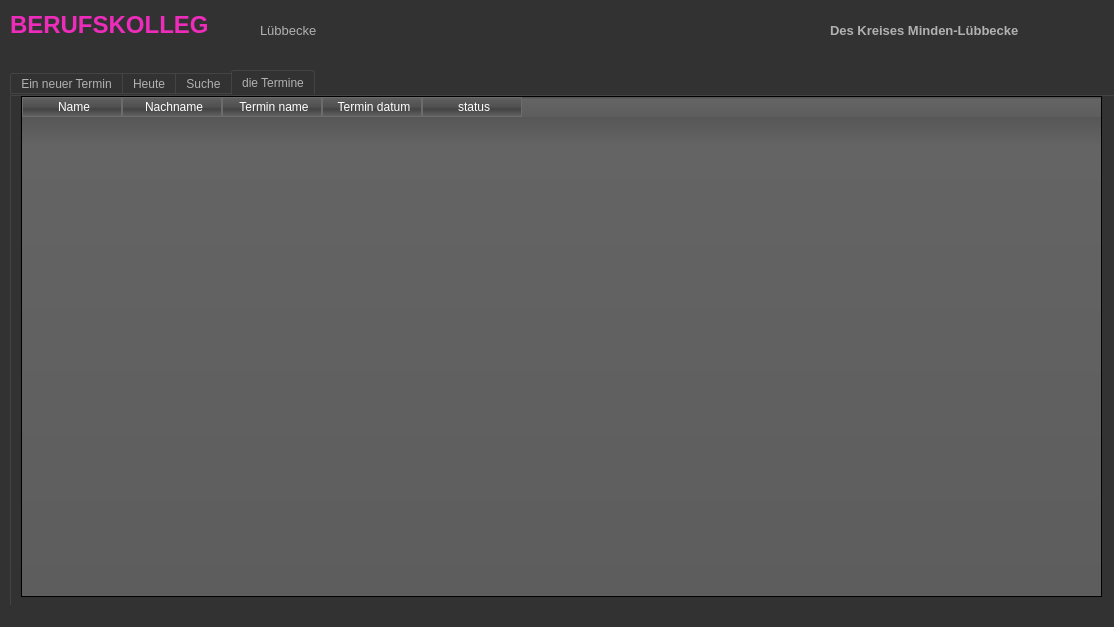
<?xml version="1.0" encoding="UTF-8"?>
<ui version="4.0">
 <class>MainWindow</class>
 <widget class="QMainWindow" name="MainWindow">
  <property name="geometry">
   <rect>
    <x>0</x>
    <y>0</y>
    <width>1114</width>
    <height>627</height>
   </rect>
  </property>
  <property name="minimumSize">
   <size>
    <width>1114</width>
    <height>627</height>
   </size>
  </property>
  <property name="maximumSize">
   <size>
    <width>1114</width>
    <height>627</height>
   </size>
  </property>
  <property name="windowTitle">
   <string>MainWindow</string>
  </property>
  <property name="styleSheet">
   <string notr="true">QToolTip
{
     border: 1px solid black;
     background-color: #ffa02f;
     padding: 1px;
     border-radius: 3px;
     opacity: 100;
}

QWidget
{
    color: #b1b1b1;
    background-color: #323232;
}

QWidget:item:hover
{
    background-color: QLinearGradient( x1: 0, y1: 0, x2: 0, y2: 1, stop: 0 #ffa02f, stop: 1 #ca0619);
    color: #000000;
}

QWidget:item:selected
{
    background-color: QLinearGradient( x1: 0, y1: 0, x2: 0, y2: 1, stop: 0 #ffa02f, stop: 1 #d7801a);
}

QMenuBar::item
{
    background: transparent;
}

QMenuBar::item:selected
{
    background: transparent;
    border: 1px solid #ffaa00;
}

QMenuBar::item:pressed
{
    background: #444;
    border: 1px solid #000;
    background-color: QLinearGradient(
        x1:0, y1:0,
        x2:0, y2:1,
        stop:1 #212121,
        stop:0.4 #343434/*,
        stop:0.2 #343434,
        stop:0.1 #ffaa00*/
    );
    margin-bottom:-1px;
    padding-bottom:1px;
}

QMenu
{
    border: 1px solid #000;
}

QMenu::item
{
    padding: 2px 20px 2px 20px;
}

QMenu::item:selected
{
    color: #000000;
}

QWidget:disabled
{
    color: #404040;
    background-color: #323232;
}

QAbstractItemView
{
    background-color: QLinearGradient( x1: 0, y1: 0, x2: 0, y2: 1, stop: 0 #4d4d4d, stop: 0.1 #646464, stop: 1 #5d5d5d);
}

QWidget:focus
{
    /*border: 2px solid QLinearGradient( x1: 0, y1: 0, x2: 0, y2: 1, stop: 0 #ffa02f, stop: 1 #d7801a);*/
}

QLineEdit
{
    background-color: QLinearGradient( x1: 0, y1: 0, x2: 0, y2: 1, stop: 0 #4d4d4d, stop: 0 #646464, stop: 1 #5d5d5d);
    padding: 1px;
    border-style: solid;
    border: 1px solid #1e1e1e;
    border-radius: 5;
}

QPushButton
{
    color: #b1b1b1;
    background-color: QLinearGradient( x1: 0, y1: 0, x2: 0, y2: 1, stop: 0 #565656, stop: 0.1 #525252, stop: 0.5 #4e4e4e, stop: 0.9 #4a4a4a, stop: 1 #464646);
    border-width: 1px;
    border-color: #1e1e1e;
    border-style: solid;
    border-radius: 6;
    padding: 3px;
    font-size: 12px;
    padding-left: 5px;
    padding-right: 5px;
}

QPushButton:pressed
{
    background-color: QLinearGradient( x1: 0, y1: 0, x2: 0, y2: 1, stop: 0 #2d2d2d, stop: 0.1 #2b2b2b, stop: 0.5 #292929, stop: 0.9 #282828, stop: 1 #252525);
}

QComboBox
{
    selection-background-color: #ffaa00;
    background-color: QLinearGradient( x1: 0, y1: 0, x2: 0, y2: 1, stop: 0 #565656, stop: 0.1 #525252, stop: 0.5 #4e4e4e, stop: 0.9 #4a4a4a, stop: 1 #464646);
    border-style: solid;
    border: 1px solid #1e1e1e;
    border-radius: 5;
}

QComboBox:hover,QPushButton:hover
{
    border: 2px solid QLinearGradient( x1: 0, y1: 0, x2: 0, y2: 1, stop: 0 #ffa02f, stop: 1 #d7801a);
}


QComboBox:on
{
    padding-top: 3px;
    padding-left: 4px;
    background-color: QLinearGradient( x1: 0, y1: 0, x2: 0, y2: 1, stop: 0 #2d2d2d, stop: 0.1 #2b2b2b, stop: 0.5 #292929, stop: 0.9 #282828, stop: 1 #252525);
    selection-background-color: #ffaa00;
}

QComboBox QAbstractItemView
{
    border: 2px solid darkgray;
    selection-background-color: QLinearGradient( x1: 0, y1: 0, x2: 0, y2: 1, stop: 0 #ffa02f, stop: 1 #d7801a);
}

QComboBox::drop-down
{
     subcontrol-origin: padding;
     subcontrol-position: top right;
     width: 15px;

     border-left-width: 0px;
     border-left-color: darkgray;
     border-left-style: solid; /* just a single line */
     border-top-right-radius: 3px; /* same radius as the QComboBox */
     border-bottom-right-radius: 3px;
 }

QComboBox::down-arrow
{
     image: url(:/down_arrow.png);
}

QGroupBox:focus
{
border: 2px solid QLinearGradient( x1: 0, y1: 0, x2: 0, y2: 1, stop: 0 #ffa02f, stop: 1 #d7801a);
}

QTextEdit:focus
{
    border: 2px solid QLinearGradient( x1: 0, y1: 0, x2: 0, y2: 1, stop: 0 #ffa02f, stop: 1 #d7801a);
}

QScrollBar:horizontal {
     border: 1px solid #222222;
     background: QLinearGradient( x1: 0, y1: 0, x2: 0, y2: 1, stop: 0.0 #121212, stop: 0.2 #282828, stop: 1 #484848);
     height: 7px;
     margin: 0px 16px 0 16px;
}

QScrollBar::handle:horizontal
{
      background: QLinearGradient( x1: 0, y1: 0, x2: 1, y2: 0, stop: 0 #ffa02f, stop: 0.5 #d7801a, stop: 1 #ffa02f);
      min-height: 20px;
      border-radius: 2px;
}

QScrollBar::add-line:horizontal {
      border: 1px solid #1b1b19;
      border-radius: 2px;
      background: QLinearGradient( x1: 0, y1: 0, x2: 1, y2: 0, stop: 0 #ffa02f, stop: 1 #d7801a);
      width: 14px;
      subcontrol-position: right;
      subcontrol-origin: margin;
}

QScrollBar::sub-line:horizontal {
      border: 1px solid #1b1b19;
      border-radius: 2px;
      background: QLinearGradient( x1: 0, y1: 0, x2: 1, y2: 0, stop: 0 #ffa02f, stop: 1 #d7801a);
      width: 14px;
     subcontrol-position: left;
     subcontrol-origin: margin;
}

QScrollBar::right-arrow:horizontal, QScrollBar::left-arrow:horizontal
{
      border: 1px solid black;
      width: 1px;
      height: 1px;
      background: white;
}

QScrollBar::add-page:horizontal, QScrollBar::sub-page:horizontal
{
      background: none;
}

QScrollBar:vertical
{
      background: QLinearGradient( x1: 0, y1: 0, x2: 1, y2: 0, stop: 0.0 #121212, stop: 0.2 #282828, stop: 1 #484848);
      width: 7px;
      margin: 16px 0 16px 0;
      border: 1px solid #222222;
}

QScrollBar::handle:vertical
{
      background: QLinearGradient( x1: 0, y1: 0, x2: 0, y2: 1, stop: 0 #ffa02f, stop: 0.5 #d7801a, stop: 1 #ffa02f);
      min-height: 20px;
      border-radius: 2px;
}

QScrollBar::add-line:vertical
{
      border: 1px solid #1b1b19;
      border-radius: 2px;
      background: QLinearGradient( x1: 0, y1: 0, x2: 0, y2: 1, stop: 0 #ffa02f, stop: 1 #d7801a);
      height: 14px;
      subcontrol-position: bottom;
      subcontrol-origin: margin;
}

QScrollBar::sub-line:vertical
{
      border: 1px solid #1b1b19;
      border-radius: 2px;
      background: QLinearGradient( x1: 0, y1: 0, x2: 0, y2: 1, stop: 0 #d7801a, stop: 1 #ffa02f);
      height: 14px;
      subcontrol-position: top;
      subcontrol-origin: margin;
}

QScrollBar::up-arrow:vertical, QScrollBar::down-arrow:vertical
{
      border: 1px solid black;
      width: 1px;
      height: 1px;
      background: white;
}


QScrollBar::add-page:vertical, QScrollBar::sub-page:vertical
{
      background: none;
}

QTextEdit
{
    background-color: #242424;
}

QPlainTextEdit
{
    background-color: #242424;
}

QHeaderView::section
{
    background-color: QLinearGradient(x1:0, y1:0, x2:0, y2:1, stop:0 #616161, stop: 0.5 #505050, stop: 0.6 #434343, stop:1 #656565);
    color: white;
    padding-left: 4px;
    border: 1px solid #6c6c6c;
}

QCheckBox:disabled
{
color: #414141;
}

QDockWidget::title
{
    text-align: center;
    spacing: 3px; /* spacing between items in the tool bar */
    background-color: QLinearGradient(x1:0, y1:0, x2:0, y2:1, stop:0 #323232, stop: 0.5 #242424, stop:1 #323232);
}

QDockWidget::close-button, QDockWidget::float-button
{
    text-align: center;
    spacing: 1px; /* spacing between items in the tool bar */
    background-color: QLinearGradient(x1:0, y1:0, x2:0, y2:1, stop:0 #323232, stop: 0.5 #242424, stop:1 #323232);
}

QDockWidget::close-button:hover, QDockWidget::float-button:hover
{
    background: #242424;
}

QDockWidget::close-button:pressed, QDockWidget::float-button:pressed
{
    padding: 1px -1px -1px 1px;
}

QMainWindow::separator
{
    background-color: QLinearGradient(x1:0, y1:0, x2:0, y2:1, stop:0 #161616, stop: 0.5 #151515, stop: 0.6 #212121, stop:1 #343434);
    color: white;
    padding-left: 4px;
    border: 1px solid #4c4c4c;
    spacing: 3px; /* spacing between items in the tool bar */
}

QMainWindow::separator:hover
{

    background-color: QLinearGradient(x1:0, y1:0, x2:0, y2:1, stop:0 #d7801a, stop:0.5 #b56c17 stop:1 #ffa02f);
    color: white;
    padding-left: 4px;
    border: 1px solid #6c6c6c;
    spacing: 3px; /* spacing between items in the tool bar */
}

QToolBar::handle
{
     spacing: 3px; /* spacing between items in the tool bar */
     background: url(:/images/handle.png);
}

QMenu::separator
{
    height: 2px;
    background-color: QLinearGradient(x1:0, y1:0, x2:0, y2:1, stop:0 #161616, stop: 0.5 #151515, stop: 0.6 #212121, stop:1 #343434);
    color: white;
    padding-left: 4px;
    margin-left: 10px;
    margin-right: 5px;
}

QProgressBar
{
    border: 2px solid grey;
    border-radius: 5px;
    text-align: center;
}

QProgressBar::chunk
{
    background-color: #d7801a;
    width: 2.15px;
    margin: 0.5px;
}

QTabBar::tab {
    color: #b1b1b1;
    border: 1px solid #444;
    border-bottom-style: none;
    background-color: #323232;
    padding-left: 10px;
    padding-right: 10px;
    padding-top: 3px;
    padding-bottom: 2px;
    margin-right: -1px;
}

QTabWidget::pane {
    border: 1px solid #444;
    top: 1px;
}

QTabBar::tab:last
{
    margin-right: 0; /* the last selected tab has nothing to overlap with on the right */
    border-top-right-radius: 3px;
}

QTabBar::tab:first:!selected
{
 margin-left: 0px; /* the last selected tab has nothing to overlap with on the right */


    border-top-left-radius: 3px;
}

QTabBar::tab:!selected
{
    color: #b1b1b1;
    border-bottom-style: solid;
    margin-top: 3px;
    background-color: QLinearGradient(x1:0, y1:0, x2:0, y2:1, stop:1 #212121, stop:.4 #343434);
}

QTabBar::tab:selected
{
    border-top-left-radius: 3px;
    border-top-right-radius: 3px;
    margin-bottom: 0px;
}

QTabBar::tab:!selected:hover
{
    /*border-top: 2px solid #ffaa00;
    padding-bottom: 3px;*/
    border-top-left-radius: 3px;
    border-top-right-radius: 3px;
    background-color: QLinearGradient(x1:0, y1:0, x2:0, y2:1, stop:1 #212121, stop:0.4 #343434, stop:0.2 #343434, stop:0.1 #ffaa00);
}

QRadioButton::indicator:checked, QRadioButton::indicator:unchecked{
    color: #b1b1b1;
    background-color: #323232;
    border: 1px solid #b1b1b1;
    border-radius: 6px;
}

QRadioButton::indicator:checked
{
    background-color: qradialgradient(
        cx: 0.5, cy: 0.5,
        fx: 0.5, fy: 0.5,
        radius: 1.0,
        stop: 0.25 #ffaa00,
        stop: 0.3 #323232
    );
}

QCheckBox::indicator{
    color: #b1b1b1;
    background-color: #323232;
    border: 1px solid #b1b1b1;
    width: 9px;
    height: 9px;
}

QRadioButton::indicator
{
    border-radius: 6px;
}

QRadioButton::indicator:hover, QCheckBox::indicator:hover
{
    border: 1px solid #ffaa00;
}

QCheckBox::indicator:checked
{
    image:url(:/images/checkbox.png);
}

QCheckBox::indicator:disabled, QRadioButton::indicator:disabled
{
    border: 1px solid #444;
}</string>
  </property>
  <property name="locale">
   <locale language="German" country="Germany"/>
  </property>
  <widget class="QWidget" name="centralwidget">
   <widget class="QTabWidget" name="tabWidget">
    <property name="geometry">
     <rect>
      <x>10</x>
      <y>70</y>
      <width>16777214</width>
      <height>16777214</height>
     </rect>
    </property>
    <property name="layoutDirection">
     <enum>Qt::LeftToRight</enum>
    </property>
    <property name="currentIndex">
     <number>3</number>
    </property>
    <widget class="QWidget" name="neu_termin">
     <attribute name="title">
      <string>Ein neuer Termin</string>
     </attribute>
     <widget class="QLabel" name="label">
      <property name="geometry">
       <rect>
        <x>20</x>
        <y>30</y>
        <width>71</width>
        <height>31</height>
       </rect>
      </property>
      <property name="text">
       <string>&lt;html&gt;&lt;head/&gt;&lt;body&gt;&lt;p&gt;&lt;span style=&quot; font-size:11pt; font-weight:600;&quot;&gt;Name:&lt;/span&gt;&lt;/p&gt;&lt;/body&gt;&lt;/html&gt;</string>
      </property>
     </widget>
     <widget class="QLineEdit" name="edit_name">
      <property name="geometry">
       <rect>
        <x>110</x>
        <y>31</y>
        <width>221</width>
        <height>31</height>
       </rect>
      </property>
     </widget>
     <widget class="QLabel" name="label_2">
      <property name="geometry">
       <rect>
        <x>370</x>
        <y>30</y>
        <width>111</width>
        <height>31</height>
       </rect>
      </property>
      <property name="text">
       <string>&lt;html&gt;&lt;head/&gt;&lt;body&gt;&lt;p&gt;&lt;span style=&quot; font-size:11pt; font-weight:600;&quot;&gt;Nachname:&lt;/span&gt;&lt;/p&gt;&lt;/body&gt;&lt;/html&gt;</string>
      </property>
     </widget>
     <widget class="QLineEdit" name="edit_nachname">
      <property name="geometry">
       <rect>
        <x>500</x>
        <y>31</y>
        <width>251</width>
        <height>31</height>
       </rect>
      </property>
     </widget>
     <widget class="QLabel" name="label_3">
      <property name="geometry">
       <rect>
        <x>20</x>
        <y>100</y>
        <width>131</width>
        <height>31</height>
       </rect>
      </property>
      <property name="text">
       <string>&lt;html&gt;&lt;head/&gt;&lt;body&gt;&lt;p&gt;&lt;span style=&quot; font-size:11pt; font-weight:600;&quot;&gt;Termin name:&lt;/span&gt;&lt;/p&gt;&lt;/body&gt;&lt;/html&gt;</string>
      </property>
     </widget>
     <widget class="QLineEdit" name="edit_terminname">
      <property name="geometry">
       <rect>
        <x>180</x>
        <y>101</y>
        <width>321</width>
        <height>31</height>
       </rect>
      </property>
     </widget>
     <widget class="QLabel" name="label_4">
      <property name="geometry">
       <rect>
        <x>20</x>
        <y>160</y>
        <width>131</width>
        <height>31</height>
       </rect>
      </property>
      <property name="text">
       <string>&lt;html&gt;&lt;head/&gt;&lt;body&gt;&lt;p&gt;&lt;span style=&quot; font-size:11pt; font-weight:600;&quot;&gt;Beschreibung:&lt;/span&gt;&lt;/p&gt;&lt;/body&gt;&lt;/html&gt;</string>
      </property>
     </widget>
     <widget class="QPlainTextEdit" name="edit_beschreibung">
      <property name="geometry">
       <rect>
        <x>170</x>
        <y>160</y>
        <width>541</width>
        <height>181</height>
       </rect>
      </property>
     </widget>
     <widget class="QLabel" name="label_5">
      <property name="geometry">
       <rect>
        <x>350</x>
        <y>350</y>
        <width>141</width>
        <height>31</height>
       </rect>
      </property>
      <property name="text">
       <string>&lt;html&gt;&lt;head/&gt;&lt;body&gt;&lt;p&gt;&lt;span style=&quot; font-size:11pt; font-weight:600;&quot;&gt;Termin datum&lt;/span&gt;&lt;/p&gt;&lt;/body&gt;&lt;/html&gt;</string>
      </property>
     </widget>
     <widget class="QLabel" name="label_6">
      <property name="geometry">
       <rect>
        <x>100</x>
        <y>390</y>
        <width>31</width>
        <height>31</height>
       </rect>
      </property>
      <property name="text">
       <string>&lt;html&gt;&lt;head/&gt;&lt;body&gt;&lt;p&gt;&lt;span style=&quot; font-size:9pt; font-weight:600;&quot;&gt;Tag&lt;/span&gt;&lt;/p&gt;&lt;/body&gt;&lt;/html&gt;</string>
      </property>
     </widget>
     <widget class="QSpinBox" name="spin_tag">
      <property name="geometry">
       <rect>
        <x>90</x>
        <y>430</y>
        <width>51</width>
        <height>22</height>
       </rect>
      </property>
      <property name="maximumSize">
       <size>
        <width>16777215</width>
        <height>16777214</height>
       </size>
      </property>
      <property name="minimum">
       <number>1</number>
      </property>
      <property name="maximum">
       <number>31</number>
      </property>
      <property name="value">
       <number>1</number>
      </property>
     </widget>
     <widget class="QLabel" name="label_7">
      <property name="geometry">
       <rect>
        <x>170</x>
        <y>400</y>
        <width>55</width>
        <height>21</height>
       </rect>
      </property>
      <property name="text">
       <string>&lt;html&gt;&lt;head/&gt;&lt;body&gt;&lt;p&gt;&lt;span style=&quot; font-size:9pt; font-weight:600;&quot;&gt;Monat&lt;/span&gt;&lt;/p&gt;&lt;/body&gt;&lt;/html&gt;</string>
      </property>
     </widget>
     <widget class="QSpinBox" name="spin_monat">
      <property name="geometry">
       <rect>
        <x>160</x>
        <y>430</y>
        <width>71</width>
        <height>22</height>
       </rect>
      </property>
      <property name="minimum">
       <number>1</number>
      </property>
      <property name="maximum">
       <number>12</number>
      </property>
     </widget>
     <widget class="QLabel" name="label_8">
      <property name="geometry">
       <rect>
        <x>270</x>
        <y>400</y>
        <width>55</width>
        <height>21</height>
       </rect>
      </property>
      <property name="text">
       <string>&lt;html&gt;&lt;head/&gt;&lt;body&gt;&lt;p&gt;&lt;span style=&quot; font-size:9pt; font-weight:600;&quot;&gt;Jahr&lt;/span&gt;&lt;/p&gt;&lt;/body&gt;&lt;/html&gt;</string>
      </property>
     </widget>
     <widget class="QSpinBox" name="spin_jahr">
      <property name="geometry">
       <rect>
        <x>260</x>
        <y>430</y>
        <width>81</width>
        <height>22</height>
       </rect>
      </property>
      <property name="minimum">
       <number>17</number>
      </property>
     </widget>
     <widget class="QLabel" name="label_9">
      <property name="geometry">
       <rect>
        <x>410</x>
        <y>400</y>
        <width>61</width>
        <height>21</height>
       </rect>
      </property>
      <property name="text">
       <string>&lt;html&gt;&lt;head/&gt;&lt;body&gt;&lt;p&gt;&lt;span style=&quot; font-size:9pt; font-weight:600;&quot;&gt;Stunde&lt;/span&gt;&lt;/p&gt;&lt;/body&gt;&lt;/html&gt;</string>
      </property>
     </widget>
     <widget class="QSpinBox" name="spin_stunde">
      <property name="geometry">
       <rect>
        <x>400</x>
        <y>430</y>
        <width>71</width>
        <height>22</height>
       </rect>
      </property>
      <property name="minimum">
       <number>1</number>
      </property>
      <property name="maximum">
       <number>24</number>
      </property>
     </widget>
     <widget class="QLabel" name="label_10">
      <property name="geometry">
       <rect>
        <x>520</x>
        <y>400</y>
        <width>55</width>
        <height>21</height>
       </rect>
      </property>
      <property name="text">
       <string>&lt;html&gt;&lt;head/&gt;&lt;body&gt;&lt;p&gt;&lt;span style=&quot; font-size:9pt; font-weight:600;&quot;&gt;Min&lt;/span&gt;&lt;/p&gt;&lt;/body&gt;&lt;/html&gt;</string>
      </property>
     </widget>
     <widget class="QSpinBox" name="spin_min">
      <property name="geometry">
       <rect>
        <x>510</x>
        <y>430</y>
        <width>71</width>
        <height>22</height>
       </rect>
      </property>
      <property name="maximum">
       <number>59</number>
      </property>
     </widget>
     <widget class="QPushButton" name="button_speichen">
      <property name="geometry">
       <rect>
        <x>640</x>
        <y>410</y>
        <width>161</width>
        <height>41</height>
       </rect>
      </property>
      <property name="text">
       <string>Speichern</string>
      </property>
     </widget>
    </widget>
    <widget class="QWidget" name="heute">
     <attribute name="title">
      <string>Heute</string>
     </attribute>
     <widget class="QTableWidget" name="sqlite_heute">
      <property name="geometry">
       <rect>
        <x>10</x>
        <y>0</y>
        <width>1081</width>
        <height>521</height>
       </rect>
      </property>
      <property name="maximumSize">
       <size>
        <width>16777215</width>
        <height>16777211</height>
       </size>
      </property>
      <column>
       <property name="text">
        <string>Name</string>
       </property>
      </column>
      <column>
       <property name="text">
        <string>Nachname</string>
       </property>
      </column>
      <column>
       <property name="text">
        <string>Termin name</string>
       </property>
      </column>
      <column>
       <property name="text">
        <string>Termin datum</string>
       </property>
      </column>
      <column>
       <property name="text">
        <string>status</string>
       </property>
      </column>
     </widget>
    </widget>
    <widget class="QWidget" name="suche">
     <attribute name="title">
      <string>Suche</string>
     </attribute>
     <widget class="QLabel" name="label_14">
      <property name="geometry">
       <rect>
        <x>30</x>
        <y>20</y>
        <width>61</width>
        <height>31</height>
       </rect>
      </property>
      <property name="text">
       <string>&lt;html&gt;&lt;head/&gt;&lt;body&gt;&lt;p&gt;&lt;span style=&quot; font-size:11pt; font-weight:600;&quot;&gt;Name:&lt;/span&gt;&lt;/p&gt;&lt;/body&gt;&lt;/html&gt;</string>
      </property>
     </widget>
     <widget class="QLineEdit" name="edit_name_suche">
      <property name="geometry">
       <rect>
        <x>110</x>
        <y>20</y>
        <width>231</width>
        <height>31</height>
       </rect>
      </property>
     </widget>
     <widget class="QLabel" name="label_15">
      <property name="geometry">
       <rect>
        <x>690</x>
        <y>20</y>
        <width>111</width>
        <height>31</height>
       </rect>
      </property>
      <property name="text">
       <string>&lt;html&gt;&lt;head/&gt;&lt;body&gt;&lt;p&gt;&lt;span style=&quot; font-size:11pt; font-weight:600;&quot;&gt;Nachname:&lt;/span&gt;&lt;/p&gt;&lt;/body&gt;&lt;/html&gt;</string>
      </property>
     </widget>
     <widget class="QLineEdit" name="edit_nachname_suche">
      <property name="geometry">
       <rect>
        <x>820</x>
        <y>20</y>
        <width>231</width>
        <height>31</height>
       </rect>
      </property>
     </widget>
     <widget class="QPushButton" name="button_search">
      <property name="geometry">
       <rect>
        <x>20</x>
        <y>450</y>
        <width>121</width>
        <height>41</height>
       </rect>
      </property>
      <property name="text">
       <string>Suche</string>
      </property>
     </widget>
     <widget class="QTableWidget" name="table_suche">
      <property name="geometry">
       <rect>
        <x>20</x>
        <y>60</y>
        <width>1041</width>
        <height>371</height>
       </rect>
      </property>
      <column>
       <property name="text">
        <string>Name</string>
       </property>
      </column>
      <column>
       <property name="text">
        <string>Nachname</string>
       </property>
      </column>
      <column>
       <property name="text">
        <string>Termin name</string>
       </property>
      </column>
      <column>
       <property name="text">
        <string>Termin datum</string>
       </property>
      </column>
      <column>
       <property name="text">
        <string>status</string>
       </property>
      </column>
     </widget>
    </widget>
    <widget class="QWidget" name="termine">
     <attribute name="title">
      <string>die Termine</string>
     </attribute>
     <widget class="QTableWidget" name="tableWidget">
      <property name="geometry">
       <rect>
        <x>10</x>
        <y>0</y>
        <width>1081</width>
        <height>501</height>
       </rect>
      </property>
      <column>
       <property name="text">
        <string>Name</string>
       </property>
      </column>
      <column>
       <property name="text">
        <string>Nachname</string>
       </property>
      </column>
      <column>
       <property name="text">
        <string>Termin name</string>
       </property>
      </column>
      <column>
       <property name="text">
        <string>Termin datum</string>
       </property>
      </column>
      <column>
       <property name="text">
        <string>status</string>
       </property>
      </column>
     </widget>
    </widget>
   </widget>
   <widget class="QLabel" name="label_11">
    <property name="geometry">
     <rect>
      <x>10</x>
      <y>10</y>
      <width>261</width>
      <height>31</height>
     </rect>
    </property>
    <property name="text">
     <string>&lt;html&gt;&lt;head/&gt;&lt;body&gt;&lt;p&gt;&lt;span style=&quot; font-size:18pt; font-weight:600; color:#ee2cbb;&quot;&gt;BERUFSKOLLEG&lt;/span&gt;&lt;/p&gt;&lt;/body&gt;&lt;/html&gt;</string>
    </property>
   </widget>
   <widget class="QLabel" name="label_12">
    <property name="geometry">
     <rect>
      <x>260</x>
      <y>20</y>
      <width>81</width>
      <height>21</height>
     </rect>
    </property>
    <property name="text">
     <string>&lt;html&gt;&lt;head/&gt;&lt;body&gt;&lt;p&gt;&lt;span style=&quot; font-size:10pt;&quot;&gt;Lübbecke&lt;/span&gt;&lt;/p&gt;&lt;/body&gt;&lt;/html&gt;</string>
    </property>
   </widget>
   <widget class="QLabel" name="label_13">
    <property name="geometry">
     <rect>
      <x>830</x>
      <y>20</y>
      <width>271</width>
      <height>21</height>
     </rect>
    </property>
    <property name="text">
     <string>&lt;html&gt;&lt;head/&gt;&lt;body&gt;&lt;p&gt;&lt;span style=&quot; font-size:10pt; font-weight:600;&quot;&gt;Des Kreises Minden-Lübbecke&lt;/span&gt;&lt;/p&gt;&lt;/body&gt;&lt;/html&gt;</string>
    </property>
   </widget>
  </widget>
  <widget class="QStatusBar" name="statusbar"/>
 </widget>
 <resources/>
 <connections/>
</ui>
